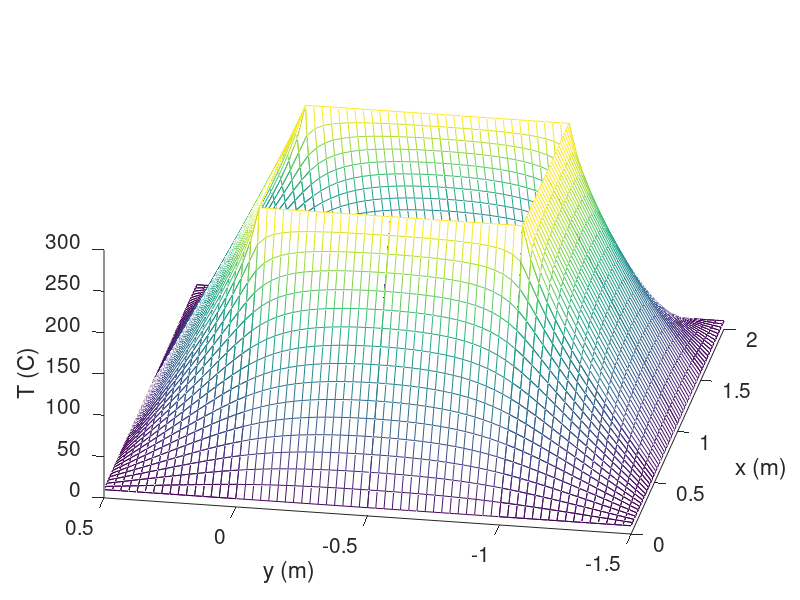
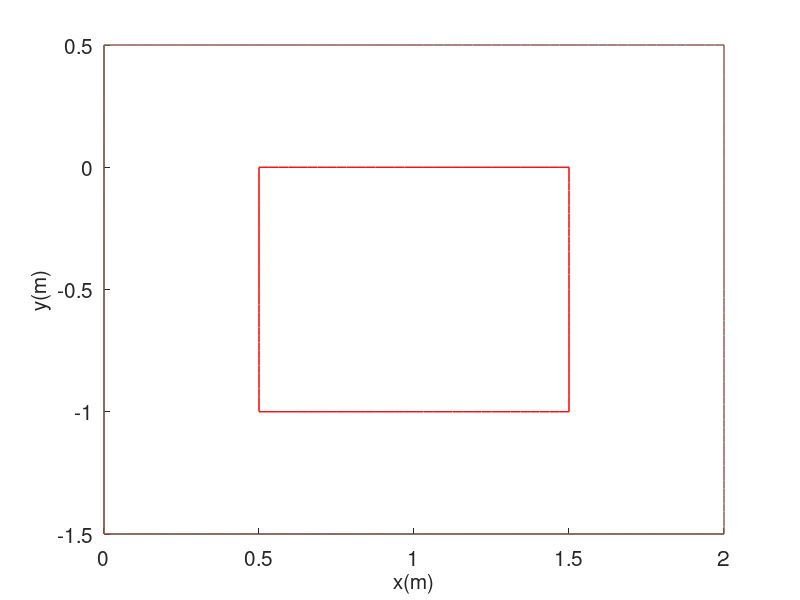

Reproduce these figures in MATLAB, in order.
clear all
close all

%===============
% chimney_s
%
% Steady-state temperature distribution
% over the cross-section
% of a square chimney wall
% with Dirichlet BC
%===============

%--------------------------
% prameters and conditions:
%--------------------------

T1=300;         % temperature of inside wall in deg C
T2=10;          % temperature of outside wall in deg C
a=0.5;          % thickness of chimney wall in meters
k = 0.15;       % conductivity
tolerance = 0.00001;

N=32;   % number of nodes in x-direction
maxiter=3000;% maximum # of iterations

%--------
% prepare
%--------


M=N/2;  %  number of nodes in y-direction
b=2*a;

dx=b/N;
dy=a/M;

beta=(dx/dy)^2;
beta1=2.0*(1.0+beta);

%--------------
% initial guess
%--------------

for i=1:N+1
   for j=1:M+1
      T(i,j)=T2;
   end
end

%--------------------
% boundary conditions
%--------------------

for j=1:M+1
   T(1,j)=T2;          % Dirichlet on left edge (outer wall),
   T(N+2,j)=T(N,j);     % and right edge (x=b; also using symmetry)
end

for i=1:M+1
   T(i,1)=T(M+1,M+2-i); % lower edge (from 0 to a; using symmetry)
end

for i=1:N+1     % Dirichlet b.c. and on upper edge (outer wall)
   T(i,M+1)=T2;
end

for i=M+1:N+1   % ...and also on lower edge (bordering inner
   T(i,1)=T1;   % wall; from a to b)
end

%-----------
% iterations
%-----------

for n=1:maxiter         % iterate until convergence

   correction = 0.0;

   for i=2:N+1  % central finite-diff discretization
      for j=2:M         % del^2(T)=0 combined w/ point-Gauss-Siedel
        Told = T(i,j);
        T(i,j)=(T(i+1,j)+T(i-1,j)+beta*(T(i,j+1)+T(i,j-1)))/beta1;
        diff = abs(T(i,j)-Told);
          if (diff>correction)
           correction = diff;
         end
      end
   end

   for i=1:M+1          % reset the bottom (from 0 to a)
      T(i,1)=T(N/2+1,M+2-i);
   end
   for j=1:M+1                  % reset the right edge
      T(N+2,j)=T(N,j);
   end

  correction
  if(correction<tolerance) break; end;

end

%------------------
% end of iterations
%------------------

for i=1:N+1             % set up plotting vectors
  X(i)=dx*(i-1);
end
for j=1:M+1
  Y(j)=dy*(j-1);
end

for i=1:N+1
   X1(i)=4*a-X(i);
end

%---------
% plotting
%---------

hold on

mesh(X,Y,T(1:N+1,:)')   % plotting, labelling, and formatting
mesh(X1,Y,T(1:N+1,:)')
mesh(Y+3.0*a,X-3*a,T(1:N+1,:))
mesh(Y+3.0*a,X1-3*a,T(1:N+1,:))
mesh(X,-2*a-Y,T(1:N+1,:)')
mesh(X1,-2*a-Y,T(1:N+1,:)')
mesh(a-Y,X-3*a,T(1:N+1,:))
mesh(a-Y,X1-3*a,T(1:N+1,:))

xlabel('x (m)','fontsize',15)
ylabel('y (m)','fontsize',15)
zlabel('T (C)','fontsize',15)
set(gca,'fontsize',15)

%title('Temperature over the cross-section of chimney wall')
%axis([0 2.0 0 0.0 0 2.0])
view(-80,40)

%------------------------------------
% compute the flux on the outer wall
%------------------------------------

%---
% top segment:
%---

for i=1:N+1
 flux_top(i) = -k*(T(i,M+1)-T(i,M))/dy;
end

%------------------------------------
% build the flux around the outer wall
%------------------------------------

Ic = 1;  % counter

fluxo(1)=flux_top(1);
perimo(1)=0;
xo(1)=0;
yo(1)=a;

for i=2:N+1
 Ic=Ic+1;
 fluxo(Ic)=flux_top(i);
 perimo(Ic)=perimo(Ic-1)+dx;
 xo(Ic)=xo(Ic-1)+dx;
 yo(Ic)=yo(Ic-1);
end
for i=2:N+1
 Ic=Ic+1;
 fluxo(Ic)=flux_top(N+2-i);
 perimo(Ic)=perimo(Ic-1)+dx;
 xo(Ic)=xo(Ic-1)+dx;
 yo(Ic)=yo(Ic-1);
end
for j=2:N+1
 Ic=Ic+1;
 fluxo(Ic)=flux_top(j);
 perimo(Ic)=perimo(Ic-1)+dy;
 xo(Ic)=xo(Ic-1);
 yo(Ic)=yo(Ic-1)-dy;
end
for j=2:N+1
 Ic=Ic+1;
 fluxo(Ic)=flux_top(N+2-j);
 perimo(Ic)=perimo(Ic-1)+dy;
 xo(Ic)=xo(Ic-1);
 yo(Ic)=yo(Ic-1)-dy;
end
for i=2:N+1
 Ic=Ic+1;
 fluxo(Ic)=flux_top(i);
 perimo(Ic)=perimo(Ic-1)+dx;
 xo(Ic)=xo(Ic-1)-dx;
 yo(Ic)=yo(Ic-1);
end
for i=2:N+1
 Ic=Ic+1;
 fluxo(Ic)=flux_top(N+2-i);
 perimo(Ic)=perimo(Ic-1)+dx;
 xo(Ic)=xo(Ic-1)-dx;
 yo(Ic)=yo(Ic-1);
end
for j=2:N+1
 Ic=Ic+1;
 fluxo(Ic)=flux_top(j);
 perimo(Ic)=perimo(Ic-1)+dy;
 xo(Ic)=xo(Ic-1);
 yo(Ic)=yo(Ic-1)+dy;
end
for j=2:N+1
 Ic=Ic+1;
 fluxo(Ic)=flux_top(N+2-j);
 perimo(Ic)=perimo(Ic-1)+dy;
 xo(Ic)=xo(Ic-1);
 yo(Ic)=yo(Ic-1)+dy;
end

%-----------------------------------
% compute the flux on the inner wall
%-----------------------------------

%------------
% top segment 
%------------

for i=1:M+1
 flux_top(i) = -k*(T(M+i,2)-T(M+i,1))/dy;
end

%------------------------------------
% build the flux around the inner wall
%------------------------------------

Ic = 1;  % counter
fluxi(1)=flux_top(1);
perimi(1)=0;
xi(1)=a;
yi(1)=0;

for i=2:M+1
 Ic=Ic+1;
 perimi(Ic)=perimi(Ic-1)+dx;
 fluxi(Ic)=flux_top(i);
 xi(Ic)=xi(Ic-1)+dx;
 yi(Ic)=yi(Ic-1);
end
for i=2:M+1
 Ic=Ic+1;
 perimi(Ic)=perimi(Ic-1)+dx;
 fluxi(Ic)=flux_top(M+2-i);
 xi(Ic)=xi(Ic-1)+dx;
 yi(Ic)=yi(Ic-1);
end
for j=2:M+1
 Ic=Ic+1;
 perimi(Ic)=perimi(Ic-1)+dy;
 fluxi(Ic)=flux_top(j);
 xi(Ic)=xi(Ic-1);
 yi(Ic)=yi(Ic-1)-dy;
end
for j=2:M+1
 Ic=Ic+1;
 perimi(Ic)=perimi(Ic-1)+dy;
 fluxi(Ic)=flux_top(M+2-j);
 xi(Ic)=xi(Ic-1);
 yi(Ic)=yi(Ic-1)-dy;
end
for i=2:M+1
 Ic=Ic+1;
 fluxi(Ic)=flux_top(i);
 perimi(Ic)=perimi(Ic-1)+dx;
 xi(Ic)=xi(Ic-1)-dx;
 yi(Ic)=yi(Ic-1);
end
for i=2:M+1
 Ic=Ic+1;
 perimi(Ic)=perimi(Ic-1)+dx;
 fluxi(Ic)=flux_top(M+2-i);
 xi(Ic)=xi(Ic-1)-dx;
 yi(Ic)=yi(Ic-1);
end
for j=2:M+1
 Ic=Ic+1;
 fluxi(Ic)=flux_top(j);
 perimi(Ic)=perimi(Ic-1)+dy;
 xi(Ic)=xi(Ic-1);
 yi(Ic)=yi(Ic-1)+dy;
end
for j=2:M+1
 Ic=Ic+1;
 fluxi(Ic)=flux_top(M+2-j);
 perimi(Ic)=perimi(Ic-1)+dy;
 xi(Ic)=xi(Ic-1);
 yi(Ic)=yi(Ic-1)+dy;
end

figure
hold on
%title('Wall flux')
%plot(perimo,fluxo,perimi,fluxi,'--');
%legend('outer','inner')
%xlabel('Perimeter (m)','fontsize',15)
%ylabel('flux (Watt)','fontsize',15)
plot3(xo,yo,zeros(size(xo)))
plot3(xo,yo,fluxo)
plot3(xi,yi,zeros(size(xi)),'r')
plot3(xi,yi,fluxi,'r')
set(gca,'fontsize',15)
xlabel('x(m)','fontsize',15)
ylabel('y(m)','fontsize',15)
zlabel('flux (Watt)','fontsize',15)
